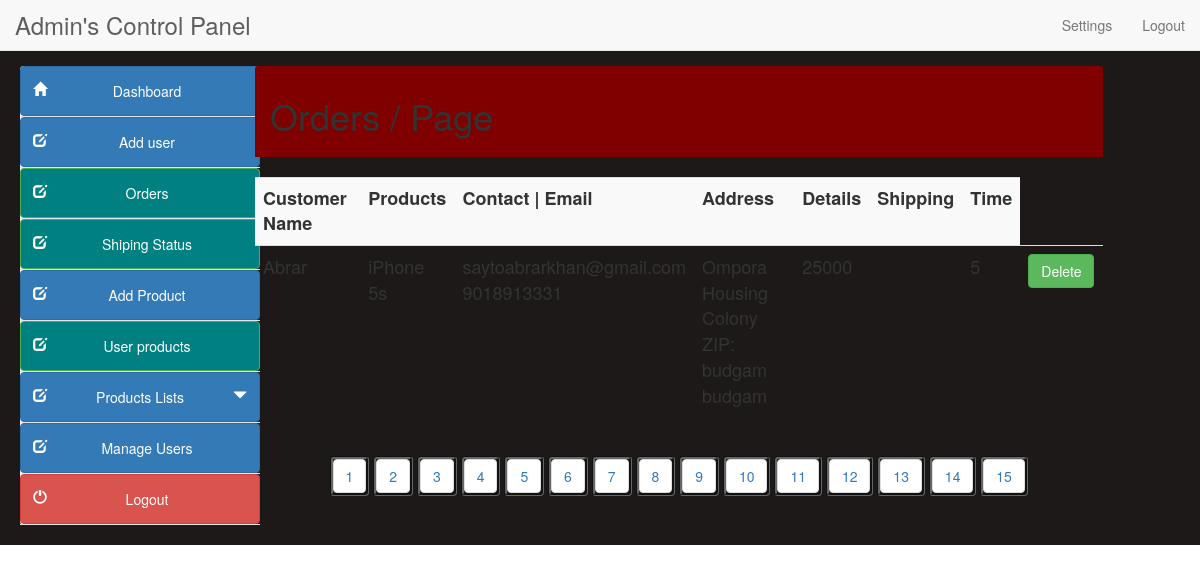
The page /admin/orders.php on the database its author committed.
### tables this page shows
CREATE TABLE `orders` (
  `order_id` int(11) NOT NULL,
  `user_id` int(11) NOT NULL,
  `product_id` int(11) NOT NULL,
  `qty` int(11) NOT NULL,
  `trx_id` varchar(255) NOT NULL,
  `p_status` varchar(20) NOT NULL
);

CREATE TABLE `user_info` (
  `user_id` int(10) NOT NULL,
  `first_name` varchar(100) NOT NULL,
  `last_name` varchar(100) NOT NULL,
  `email` varchar(300) NOT NULL,
  `password` varchar(300) NOT NULL,
  `mobile` varchar(10) NOT NULL,
  `address1` varchar(300) NOT NULL,
  `address2` varchar(11) NOT NULL
);

CREATE TABLE `products` (
  `product_id` int(100) NOT NULL,
  `product_cat` int(100) NOT NULL,
  `product_brand` int(100) NOT NULL,
  `product_title` varchar(255) NOT NULL,
  `product_price` int(100) NOT NULL,
  `product_desc` text NOT NULL,
  `product_image` text NOT NULL,
  `product_keywords` text NOT NULL,
  `product_status` varchar(10) NOT NULL
);

### admin/orders.php (the view, shortened to what this page needs)
<?php
$page=$_GET['page'];
?>
<!DOCTYPE html>
<html lang="en">
<head>
<link href="style/css/bootstrap.min.css" rel="stylesheet">
<link href="style/css/k.css" rel="stylesheet">
</head>
<body>
  <?php include("include/header.php");?>
   	<div class="container-fluid main-container">
	<?php include("include/side_bar.php");?>
    <div class="col-md-9 content" style="margin-left:10px">
    <div class="panel-heading" style="background-color:maroon">
	<h1>Orders  / Page <?php echo $page;?> </h1></div><br>
<div class='table-responsive'>
<div style="overflow-x:scroll;">
<table class="table  table-hover table-striped" style="font-size:18px">
<tr><th>Customer Name</th><th>Products</th><th>Contact | Email</th><th>Address</th><th>Details</th><th>Shipping</th><th>Time</th></tr>
<?php
$result=mysqli_query($con,"select order_id, product_title, first_name, mobile, email, address1, address2, product_price,address2,
 qty from orders,products,user_info where orders.product_id=products.product_id and user_info.user_id=orders.user_id ")
 or die ("query 11 incorrect.....");while(list($order_id,$p_names,$cus_name,$contact_no,$email,$address,$country,$details,$zip_code,$time,$quantity)= mysqli_fetch_array($result))
{
echo " <tr><td>$cus_name</td><td>$p_names</td><td>$email<br>$contact_no</td><td>$address<br>ZIP: $zip_code<br>$country</td><td>$details</td><td>$quantity</td><td>$time</td>
<td>
<a class=' btn btn-success' href='orders.php?order_id=$order_id&action=delete'>Delete</a>
</td></tr>";
}
?>
</table>
</div></div>
<nav align="center">
<?php
$paging=mysqli_query($con,"select product_id,product_image, product_title,product_price from products");
$count=mysqli_num_rows($paging);
$a=$count/5;
$a=ceil($a);
echo "<bt>";echo "<bt>";
for($b=1; $b<=$a;$b++)
{
?>
<ul class="pagination " style="border:groove #666">
<li><a class="label-info" href="orders.php?page=<?php echo $b;?>"><?php echo $b." ";?></a></li></ul>
<?php
}
?>
</nav>
</div></div>
</body>
</html>

### admin/style/css/k.css (style rules this page uses)
.main-container { background-color:#1d1919; padding-top: 15px; margin-top: -20px; }

### rows shown on the page
orders: user.first_name "Abrar", product.product_title "iPhone 5s", user.email "saytoabrarkhan@gmail.com", user.mobile "9018913331", user.address1 "Ompora Housing Colony", user.address2 "budgam", product.product_price "25000", qty "5"
